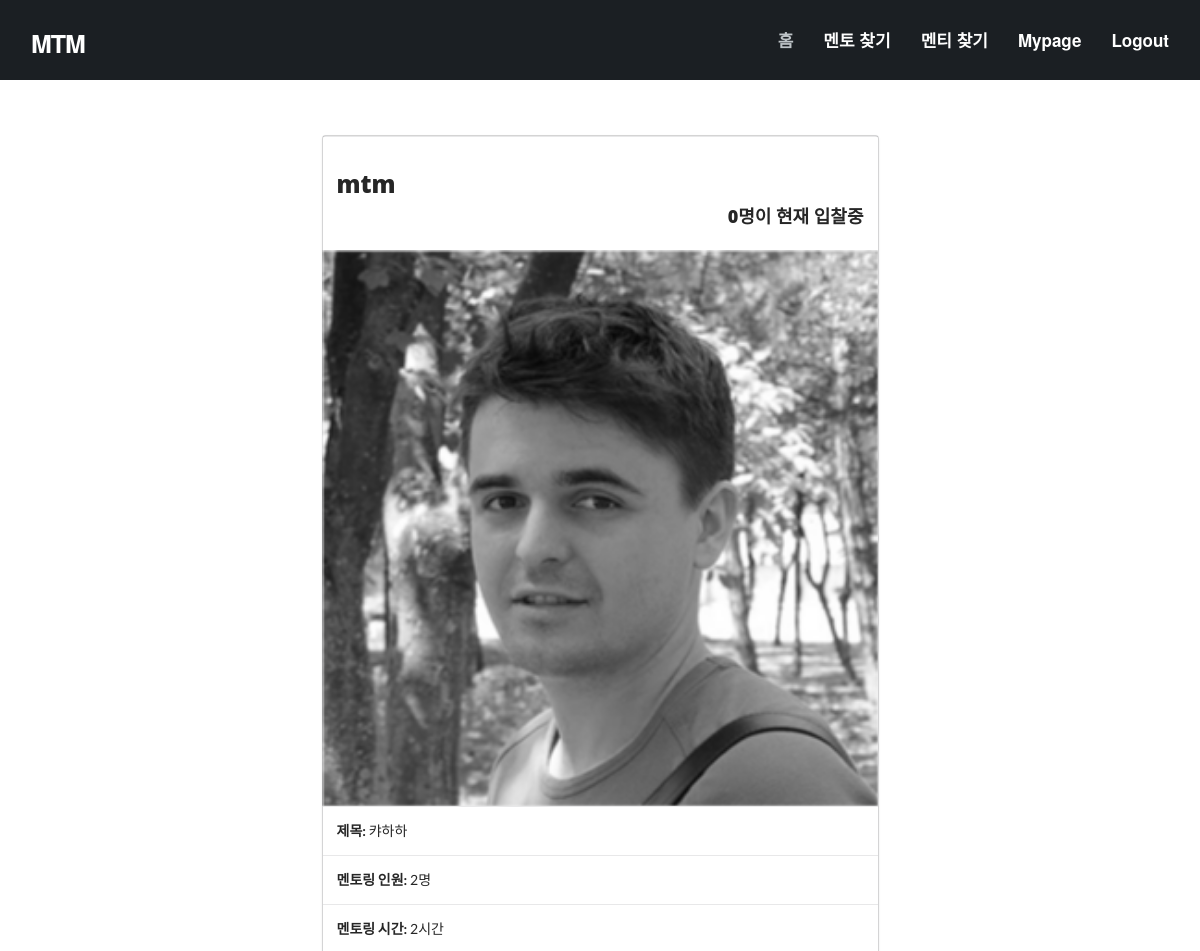
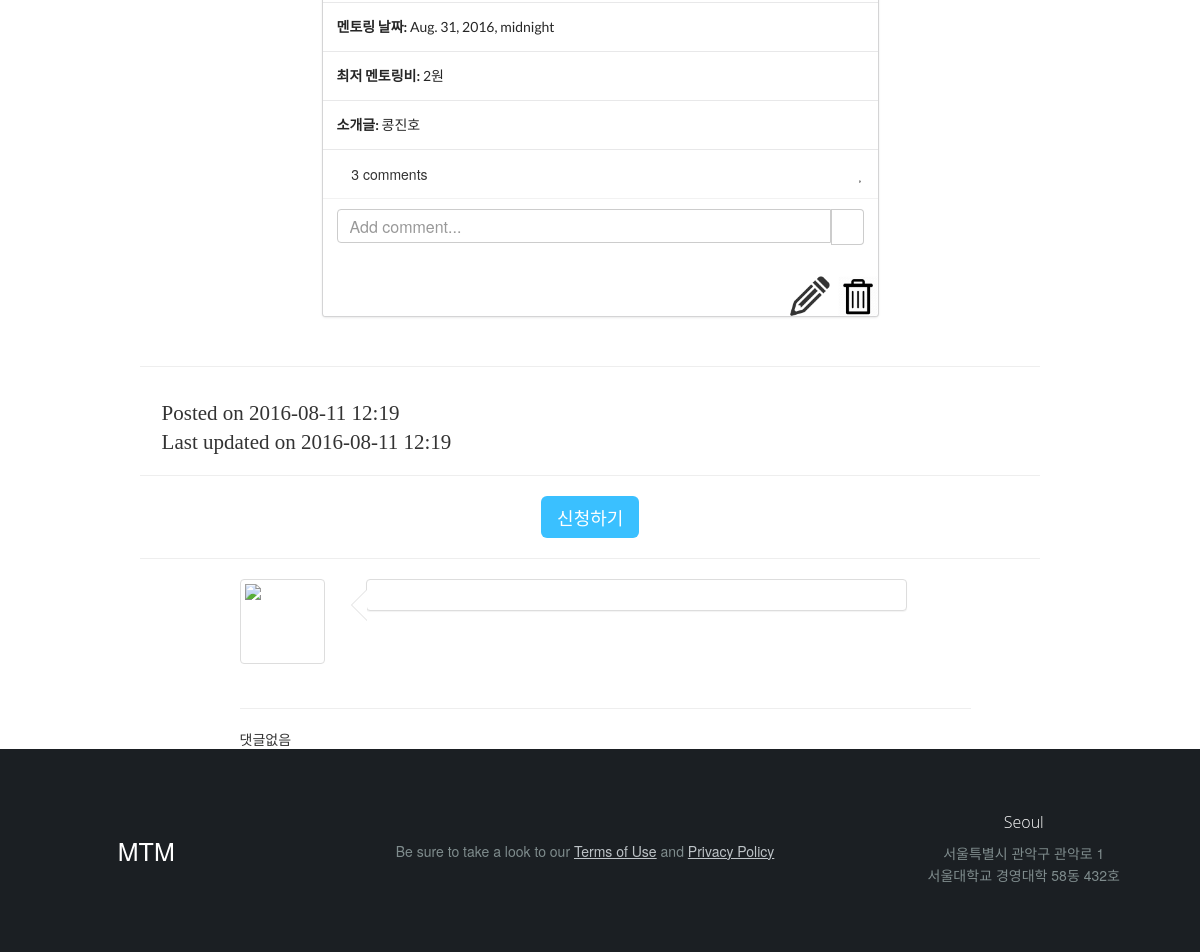
The page /mentoring/mentor/8/ (signed in) on the database its author committed (2 pictures, top to bottom).
### mentoring/models.py (models this page shows, shortened)
class Post_By_Mentor(models.Model):
    title = models.CharField(max_length=300, verbose_name='제목')
    created_at = models.DateTimeField(auto_now_add=True)
    updated_at = models.DateTimeField(auto_now=True)
    author = models.ForeignKey(settings.AUTH_USER_MODEL,on_delete=models.CASCADE)
    capacity = models.IntegerField(default=0,verbose_name='멘토링 인원')
    hours = models.IntegerField(default=0,verbose_name='멘토링 시간')
    date = models.DateTimeField(default='yyyy-mm-dd 형식으로 써주세요.',verbose_name='멘토링 날짜')
    lowest_price = models.IntegerField(default=0,verbose_name='최저 멘토링비')
    like_count = models.IntegerField(default=0, verbose_name='좋아요 수')
    intro = models.TextField(max_length=300, verbose_name='기타 소개')
    photo1 = models.ImageField()
    photo2 = models.ImageField(blank=True)
    photo3 = models.ImageField(blank=True)

### mentoring/views.py (the view)
# urls.py: url(r'^mentor/(?P<pk>\d+)/$', views.post_by_mentor_detail, name='post_by_mentor_detail'),
def post_by_mentor_detail(request, pk):
    post_by_mentor = get_object_or_404(Post_By_Mentor, pk=pk)
    bid_by_mentee = Bid_By_Mentee.objects.filter(post_by_mentor=pk).count()
    if request.user.is_authenticated():
        if request.method == "POST":
            if not Like.objects.filter(like_user = request.user, like_post = post_by_mentor).exists():
                Like.objects.create(like_user = request.user, like_post = post_by_mentor)
                return redirect(post_by_mentor)
            else:
                Like.objects.filter(like_user = request.user, like_post = post_by_mentor).delete()
                return redirect(post_by_mentor)
        else:
            like = Like.objects.filter(like_user=request.user, like_post=post_by_mentor).exists()
            return render(request, 'mentoring/post_by_mentor_detail.html', {
                'post_by_mentor' : post_by_mentor,
                'like' : like,
                'bid_by_mentee' : bid_by_mentee,
            })
    else:
        return render(request, 'mentoring/post_by_mentor_detail.html', {
            'post_by_mentor' : post_by_mentor,
            'bid_by_mentee' : bid_by_mentee,
        })

### mentoring/templates/mentoring/post_by_mentor_detail.html (shortened to what this page needs)
{% extends 'mentoring/base.html' %}
{% load bootstrap3 %}
{% load staticfiles %}
{% block content %}
<div class="container">
      <div class="row">
        <div class="col-xs-12 col-sm-12 col-md-6 col-lg-6 col-xs-offset-0 col-sm-offset-0 col-md-offset-3 col-lg-offset-3 toppad" >
        <div class="card" style="margin-top: 10%;">
          <div class="card-content">
          <div class="card-header"> <h3>{{post_by_mentor.author}}</h3>
            <h4 align="right">{{bid_by_mentee}}명이 현재 입찰중</h4> </div>
          </div>
          <div class="card-image">
            <img src="{{post_by_mentor.photo1.url}}">
          </div>
          <div class="card-content">
            <div class="card-header"><strong>제목:</strong> {{post_by_mentor.title}} </div>
          </div>
          <div class="card-content">
            <div class="card-header"><strong>멘토링 인원:</strong> {{post_by_mentor.capacity}}명 </div>
          </div>
          <div class="card-content">
            <div class="card-header"><strong>멘토링 시간:</strong> {{post_by_mentor.hours}}시간 </div>
          </div>
          <div class="card-content">
            <div class="card-header"><strong>멘토링 날짜:</strong> {{post_by_mentor.date}} </div>
          </div>
          <div class="card-content">
            <div class="card-header"><strong>최저 멘토링비:</strong> {{post_by_mentor.lowest_price}}원 </div>
          </div>
          <div class="card-content">
            <div class="card-header"><strong>소개글:</strong> {{post_by_mentor.intro}} </div>
          </div>
          <div class="card-content">
            <span class="pull-right"><i class="fa fa-heart"></i> {{like_count}} </span>
            <i class="fa fa-comment"></i> 3 comments
          </div>
          <div class="card-extra card-content">
            <div class="input-group">
              <input class="form-control" type="text" placeholder="Add comment...">
              <div class="input-group-btn">
                <a class="btn btn-inverted btn-default"><i class="fa fa-paper-plane"></i></a>
              </div>
            </div>
          </div>
          <div class="card=content">
            <div class="card-header">
            {% if post_by_mentor.author == user %}
            <h2>
            <span class="dropdown btn-group pull-right">
                <img src="{% static 'img/edit.png' %}" style="width: 40px;" id="edit">
                <img src="{% static 'img/delete.png' %}" style="width: 40px;" id="delete">
            </span>
            </h2>
            {% endif %}
            </div>
          </div>
        </div>
        </div>
      </div>
    <div class="container col-md-11 col-md-offset-1">
        <div class="row col-sm-11">
            <hr>
            <p class = "lead">
                <i class="fa fa-clock-o"> Posted on {{post_by_mentor.created_at|date:'Y-m-d H:i'}}</i><br>
                <i class="fa fa-refresh"> Last updated on {{post_by_mentor.updated_at|date:'Y-m-d H:i'}}</i>
            </p>
            <hr>
            <form method="POST" enctype="multipart/form-data" class="text-center">
                    <button type="submit" class="btn btn-primary btn-lg" onclick="window.open('bid/new','win','width=650,height=400')";>신청하기 </button>
            </form>
            <hr>
        </div>
        <div class="row col-sm-9 col-md-offset-1">
            <section class="comment">
                <article class="row">
                    <div class="col-sm-2 hidden-xs">
                        <figure class="thumbnail user-photo">
                            {% if account.extra_data.properties.profile_image %}
                                    <img src = {{account.extra_data.properties.profile_image}}>
                            {% else %}
                                    <img src = "https://ssl.gstatic.com/accounts/ui/avatar_2x.png">
                            {% endif %}
                            </figure>
                    </div>
                    <div class="col-sm-9">
                        <div class="comment-list">
                            <div class="panel panel-default arrow left">
                                <div class="panel-body">
                                </div>
                            </div>
                        </div>
                    </div>
                </article>
            </section>
            <hr>
        </div>
    <div class="row col-sm-9 col-md-offset-1 comment-block">
        {% if comments %}
        <section class="comment-list">
            {% for comment in comments %}
                <article class="row">
                    <div class="col-sm-2 hidden-xs">
                        <figure class="thumbnail user-photo">
                            {% if comment.author.socialaccount_set.all %}
                                {%for account in comment.author.socialaccount_set.all%}
                                    {% if account.extra_data.properties.profile_image %}
                                        <img src = {{account.extra_data.properties.profile_image}}>
                                    {% else %}
                                        <img src="https://ssl.gstatic.com/accounts/ui/avatar_2x.png">
                                    {%endif%}
                                {% endfor %}
                            {% else %}
                                <img src="https://ssl.gstatic.com/accounts/ui/avatar_2x.png" >
                            {%endif%}
                        </figure>
                    </div>
                    <div class="col-sm-9">
                        <div class="panel panel-default arrow left">
                            <div class="panel-body no-padding">
                                <header class="text-left">
                                    <div class="comment-user">
                                    {%if comment.author == user %}
                                    <div class="dropdown btn-group pull-right">
                                        <i class="fa fa-bars" aria-hidden="true" data-toggle="dropdown"></i>
                                        <ul class="dropdown-menu" style="min-width: 30px">
                                        <li><a href="javascript:void(0)" class="a_comment_edit">수정</a></li>
                                        <li><a href="{% url 'mentor:comment_del' mentor.pk comment.pk %}">삭제</a></li>
                                        </ul>
                                    </div>
                                    {% endif %}
                                    <i class="fa fa-user"></i>
                                        <strong>
                                        {% if comment.author.socialaccount_set.all %}
                                            {%for account in comment.author.socialaccount_set.all%}
                                                {% if account.provider == "facebook" %}
                                                    {{comment.author.last_name}}{{comment.author.first_name}}
                                                {% elif account.provider == "kakao" %}
                                                    {{comment.author.first_name}}
                                                {%endif%}
                                            {% endfor %}
                                        {% else %}
                                            {{comment.author}}
                                        {% endif %}
                                        </strong>
                                    </div>
                                    <time class="comment-date small text-muted">
                                        <i class="fa fa-clock-o"></i>
                                        {{comment.elapsed_time}}
                                        {% if comment.created_at|date:'YmdHms' != comment.updated_at|date:'YmdHms' %}
                                        (수정됨)
                                        {% endif %}
                                    </time>
                                </header>
                                    <input type="hidden" class="comment-pk" value="{{comment.pk}}">
                                    <div class="comment-post">
                                        <span class="comment-content">{{comment.contents}}</span>
                                    </div>
                                    <div class="comment-post-buttons" style="display:none">
                                        <button class="btn btn-primary btn-xs edit-submit">확인</button> <button class="btn btn-danger btn-xs edit-cancel">취소</button>
                                    </div>
                            </div>
                        </div>
                    </div>
                </article>
            {% endfor %}
        </section>
            {% else %}
                <div class="row col-xs-12">
                    댓글없음
                </div>
        {% endif %}
        </div>
    </div>
    </div>
{% endblock %}

### mtm/static/css/style.css (style rules this page uses)
body { color: #34495e; font-family: "Helvetica Neue", Helvetica, Arial, sans-serif; font-size: 14px; line-height: 1.231; }
input, button, select, textarea { font-family: "Helvetica Neue", Helvetica, Arial, sans-serif; font-size: 14px; }
a { color: #16a085; text-decoration: none; -webkit-transition: 0.25s; -moz-transition: 0.25s; -o-transition: 0.25s; transition: 0.25s; }
h2, .h2 { font-size: 41px ; }
h3, .h3 { font-size: 32px ; }
h4, .h4 { font-size: 23px ; }
h1, .h1, h2, .h2, h3, .h3, h4, .h4, h5, .h5, h6, .h6 { line-height: 1.2em; }
h2 { font-weight: 700; margin-bottom: 2px; }
h3 { font-weight: 700; margin-bottom: 4px; margin-top: 2px; }
h4 { font-weight: 500; margin-top: 4px; }
p { font-size: 18.004px; line-height: 1.722169; }
.lead { font-size: 28px; line-height: 1.4642745000000001; font-weight: 300; margin-bottom: 20px; }
body { overflow-x: hidden; color: #7f8c8d; line-height: 1.29; }
.btn { -webkit-border-radius: 6px; -moz-border-radius: 6px; border-radius: 6px; line-height: 22px; -webkit-transition: 0.25s; -moz-transition: 0.25s; -o-transition: 0.25s; transition: 0.25s; }
.input-group-btn .btn { background: #bdc3c7; line-height: 9px 12px 10px; line-height: 22px; border: 0; margin: 0; color: #fff; margin-left: 0 !important; padding-left: 10px; padding-right: 12px; }
textarea, input[type="text"], input[type="password"], input[type="datetime"], input[type="datetime-local"], input[type="date"], input[type="month"], input[type="time"], input[type="week"], input[type="number"], input[type="email"], input[type="url"], input[type="search"], input[type="tel"], input[type="color"], .uneditable-input { outline: none; }
h4, h5, h6 { margin-top: 10px; margin-bottom: 10px; }
p { margin-bottom: 10px; }
img { width: auto\9; height: auto; max-width: 100%; vertical-align: middle; border: 0; -ms-interpolation-mode: bicubic; }
h1, .h1, h2, .h2, h3, .h3, h4, .h4, h5, .h5, h6, .h6 { font-family: "Helvetica Neue", Helvetica, Arial, sans-serif; color: #2c3e50; }
h3 { font-weight: normal; }
img { -webkit-backface-visibility: hidden; }
textarea, input[type="text"], input[type="password"], input[type="datetime"], input[type="datetime-local"], input[type="date"], input[type="month"], input[type="time"], input[type="week"], input[type="number"], input[type="email"], input[type="url"], input[type="search"], input[type="tel"], input[type="color"], .uneditable-input { font-family: "Helvetica Neue", Helvetica, Arial, sans-serif; font-size: 16px; font-weight: normal; color: #7f8c8d; }
section * { z-index: 2; }
.container { position: relative; z-index: 2; }

### mtm/static/css/comment.css (style rules this page uses)
@media (min-width: 768px) { .comment-list .arrow:after, .comment-list .arrow:before { content: ""; position: absolute; width: 0; height: 0; border-style: solid; border-color: transparent; } }
@media (min-width: 768px) { .comment-list .panel.arrow.left:after, .comment-list .panel.arrow.left:before { border-left: 0; } }
@media (min-width: 768px) { .comment-list .panel.arrow.left:before { left: 0px; top: 10px; border-right-color: inherit; border-width: 16px; } }
@media (min-width: 768px) { .comment-list .panel.arrow.left:after { left: 1px; top: 11px; border-right-color: #FFFFFF; border-width: 15px; } }
figure.user-photo { display: inline-block; }
figure.user-photo img { height: 75px; min-width: 75px; }

### rows shown on the page
Post_By_Mentor: author "mtm", photo1 (picture), title "캬하하", capacity "2", hours "2", date "Aug. 31, 2016, midnight", lowest_price "2", intro "콩진호", created_at "2016-08-11 12:19", updated_at "2016-08-11 12:19"

### other values the page prints
{{ bid_by_mentee }} "0"
